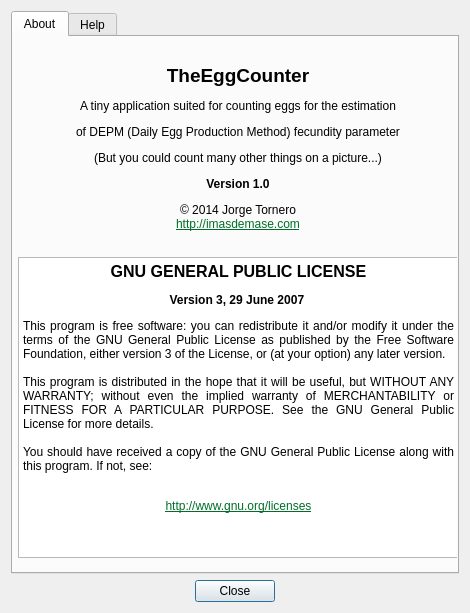
<?xml version="1.0" encoding="UTF-8"?>
<ui version="4.0">
 <author>Jorge Tornero, http://imasdemase.com</author>
 <class>aboutDialog</class>
 <widget class="QDialog" name="aboutDialog">
  <property name="windowModality">
   <enum>Qt::WindowModal</enum>
  </property>
  <property name="geometry">
   <rect>
    <x>0</x>
    <y>0</y>
    <width>470</width>
    <height>613</height>
   </rect>
  </property>
  <property name="windowTitle">
   <string>About TheEggCounter</string>
  </property>
  <layout class="QGridLayout" name="gridLayout">
   <item row="0" column="0">
    <widget class="QTabWidget" name="tabWidget">
     <property name="locale">
      <locale language="English" country="UnitedStates"/>
     </property>
     <property name="currentIndex">
      <number>0</number>
     </property>
     <widget class="QWidget" name="aboutTab">
      <attribute name="title">
       <string>About</string>
      </attribute>
      <widget class="QTextBrowser" name="licenseText">
       <property name="geometry">
        <rect>
         <x>5</x>
         <y>220</y>
         <width>441</width>
         <height>301</height>
        </rect>
       </property>
       <property name="documentTitle">
        <string>License</string>
       </property>
       <property name="html">
        <string>&lt;!DOCTYPE HTML PUBLIC &quot;-//W3C//DTD HTML 4.0//EN&quot; &quot;http://www.w3.org/TR/REC-html40/strict.dtd&quot;&gt;
&lt;html&gt;&lt;head&gt;&lt;meta name=&quot;qrichtext&quot; content=&quot;1&quot; /&gt;&lt;title&gt;License&lt;/title&gt;&lt;style type=&quot;text/css&quot;&gt;
p, li { white-space: pre-wrap; }
&lt;/style&gt;&lt;/head&gt;&lt;body style=&quot; font-family:'Ubuntu'; font-size:9pt; font-weight:400; font-style:normal;&quot;&gt;
&lt;p align=&quot;center&quot; style=&quot; margin-top:14px; margin-bottom:12px; margin-left:0px; margin-right:0px; -qt-block-indent:0; text-indent:0px;&quot;&gt;&lt;span style=&quot; font-family:'Sans Serif'; font-size:12pt; font-weight:600;&quot;&gt;GNU GENERAL PUBLIC LICENSE&lt;/span&gt;&lt;/p&gt;
&lt;p align=&quot;center&quot; style=&quot; margin-top:12px; margin-bottom:4px; margin-left:0px; margin-right:0px; -qt-block-indent:0; text-indent:0px;&quot;&gt;&lt;span style=&quot; font-family:'Sans Serif'; font-weight:600;&quot;&gt;Version 3, 29 June 2007&lt;/span&gt;&lt;span style=&quot; font-family:'Sans Serif';&quot;&gt; &lt;/span&gt;&lt;/p&gt;
&lt;p align=&quot;justify&quot; style=&quot; margin-top:12px; margin-bottom:12px; margin-left:0px; margin-right:0px; -qt-block-indent:0; text-indent:0px;&quot;&gt;&lt;span style=&quot; font-family:'Sans Serif';&quot;&gt;This program is free software: you can redistribute it and/or modify it under the terms of the GNU General Public License as published by the Free Software Foundation, either version 3 of the License, or (at your option) any later version.&lt;br /&gt;&lt;br /&gt;This program is distributed in the hope that it will be useful, but WITHOUT ANY WARRANTY; without even the implied warranty of MERCHANTABILITY or FITNESS FOR A PARTICULAR PURPOSE. See the GNU General Public License for more details.&lt;br /&gt;&lt;br /&gt;You should have received a copy of the GNU General Public License along with this program. If not, see:&lt;br /&gt;&lt;/span&gt;&lt;/p&gt;
&lt;p align=&quot;center&quot; style=&quot; margin-top:0px; margin-bottom:0px; margin-left:0px; margin-right:0px; -qt-block-indent:0; text-indent:0px;&quot;&gt;&lt;a href=&quot;http://www.gnu.org/licenses&quot;&gt;&lt;span style=&quot; font-family:'Sans Serif'; text-decoration: underline; color:#006e28;&quot;&gt;http://www.gnu.org/licenses&lt;/span&gt;&lt;/a&gt;&lt;/p&gt;
&lt;p style=&quot;-qt-paragraph-type:empty; margin-top:0px; margin-bottom:0px; margin-left:0px; margin-right:0px; -qt-block-indent:0; text-indent:0px; font-family:'Sans Serif';&quot;&gt;&lt;br /&gt;&lt;/p&gt;&lt;/body&gt;&lt;/html&gt;</string>
       </property>
      </widget>
      <widget class="QLabel" name="aboutLabel">
       <property name="geometry">
        <rect>
         <x>50</x>
         <y>10</y>
         <width>350</width>
         <height>201</height>
        </rect>
       </property>
       <property name="text">
        <string>&lt;html&gt;&lt;head/&gt;&lt;body&gt;&lt;p align=&quot;center&quot;&gt;&lt;span style=&quot; font-size:14pt; font-weight:600;&quot;&gt;TheEggCounter&lt;/span&gt;&lt;/p&gt;&lt;p align=&quot;center&quot;&gt;A tiny application suited for counting eggs for the estimation&lt;/p&gt;&lt;p align=&quot;center&quot;&gt;of DEPM (Daily Egg Production Method) fecundity parameter&lt;/p&gt;&lt;p align=&quot;center&quot;&gt;(But you could count many other things on a picture...)&lt;/p&gt;&lt;p align=&quot;center&quot;&gt;&lt;span style=&quot; font-size:medium; font-weight:600;&quot;&gt;Version 1.0&lt;/span&gt;&lt;/p&gt;&lt;p align=&quot;center&quot;&gt;© 2014 Jorge Tornero&lt;br/&gt;&lt;a href=&quot;http://imasdemase.com&quot;&gt;&lt;span style=&quot; text-decoration: underline; color:#006e28;&quot;&gt;http://imasdemase.com&lt;/span&gt;&lt;/a&gt;&lt;/p&gt;&lt;/body&gt;&lt;/html&gt;</string>
       </property>
      </widget>
     </widget>
     <widget class="QWidget" name="helpTab">
      <attribute name="title">
       <string>Help</string>
      </attribute>
      <widget class="QTextBrowser" name="textBrowser">
       <property name="geometry">
        <rect>
         <x>10</x>
         <y>10</y>
         <width>431</width>
         <height>520</height>
        </rect>
       </property>
       <property name="html">
        <string>&lt;!DOCTYPE HTML PUBLIC &quot;-//W3C//DTD HTML 4.0//EN&quot; &quot;http://www.w3.org/TR/REC-html40/strict.dtd&quot;&gt;
&lt;html&gt;&lt;head&gt;&lt;meta name=&quot;qrichtext&quot; content=&quot;1&quot; /&gt;&lt;style type=&quot;text/css&quot;&gt;
p, li { white-space: pre-wrap; }
&lt;/style&gt;&lt;/head&gt;&lt;body style=&quot; font-family:'Ubuntu'; font-size:9pt; font-weight:400; font-style:normal;&quot;&gt;
&lt;p align=&quot;center&quot; style=&quot; margin-top:0px; margin-bottom:0px; margin-left:0px; margin-right:0px; -qt-block-indent:0; text-indent:0px;&quot;&gt;&lt;span style=&quot; font-size:14pt; font-weight:600;&quot;&gt;The EggCounter&lt;/span&gt;&lt;/p&gt;
&lt;p align=&quot;center&quot; style=&quot; margin-top:0px; margin-bottom:0px; margin-left:0px; margin-right:0px; -qt-block-indent:0; text-indent:0px;&quot;&gt;&lt;span style=&quot; font-size:12pt;&quot;&gt;How-to&lt;/span&gt;&lt;/p&gt;
&lt;p style=&quot;-qt-paragraph-type:empty; margin-top:0px; margin-bottom:0px; margin-left:0px; margin-right:0px; -qt-block-indent:0; text-indent:0px;&quot;&gt;&lt;br /&gt;&lt;/p&gt;
&lt;p style=&quot; margin-top:0px; margin-bottom:0px; margin-left:0px; margin-right:0px; -qt-block-indent:0; text-indent:0px;&quot;&gt;To count eggs (or whatever) over a image with TheEggCounter, follow these simple steps:&lt;/p&gt;
&lt;p style=&quot;-qt-paragraph-type:empty; margin-top:0px; margin-bottom:0px; margin-left:0px; margin-right:0px; -qt-block-indent:0; text-indent:0px;&quot;&gt;&lt;br /&gt;&lt;/p&gt;
&lt;p style=&quot; margin-top:0px; margin-bottom:0px; margin-left:0px; margin-right:0px; -qt-block-indent:0; text-indent:0px;&quot;&gt;&lt;span style=&quot; font-weight:600;&quot;&gt;1. Load a image file for counting items on it&lt;/span&gt;, clicking on the button &lt;span style=&quot; font-style:italic;&quot;&gt;Load image&lt;/span&gt; or pressing Ctrl+L. It will load the image and fit it to TheEggCounter viewport height.&lt;/p&gt;
&lt;p style=&quot;-qt-paragraph-type:empty; margin-top:0px; margin-bottom:0px; margin-left:0px; margin-right:0px; -qt-block-indent:0; text-indent:0px;&quot;&gt;&lt;br /&gt;&lt;/p&gt;
&lt;p style=&quot; margin-top:0px; margin-bottom:0px; margin-left:0px; margin-right:0px; -qt-block-indent:0; text-indent:0px;&quot;&gt;&lt;span style=&quot; font-weight:600;&quot;&gt;You can scroll the image&lt;/span&gt; by using the scrollbar or just clicking Ctrl+Left/Right button to scroll the image in the desired direction, so the count can be done on the whole picture.&lt;/p&gt;
&lt;p style=&quot;-qt-paragraph-type:empty; margin-top:0px; margin-bottom:0px; margin-left:0px; margin-right:0px; -qt-block-indent:0; text-indent:0px;&quot;&gt;&lt;br /&gt;&lt;/p&gt;
&lt;p style=&quot; margin-top:0px; margin-bottom:0px; margin-left:0px; margin-right:0px; -qt-block-indent:0; text-indent:0px;&quot;&gt;&lt;span style=&quot; font-weight:600;&quot;&gt;2. Left click over an item to count it&lt;/span&gt; and place a marker over it, so you will not count it twice. Unless you want to do it, of course...&lt;/p&gt;
&lt;p style=&quot;-qt-paragraph-type:empty; margin-top:0px; margin-bottom:0px; margin-left:0px; margin-right:0px; -qt-block-indent:0; text-indent:0px;&quot;&gt;&lt;br /&gt;&lt;/p&gt;
&lt;p style=&quot; margin-top:0px; margin-bottom:0px; margin-left:0px; margin-right:0px; -qt-block-indent:0; text-indent:0px;&quot;&gt;&lt;span style=&quot; font-weight:600;&quot;&gt;3. Finish your count&lt;/span&gt; with the button &lt;span style=&quot; font-style:italic;&quot;&gt;Finish count&lt;/span&gt; or press Ctrl+F. It will save a copy of your image with the text &lt;span style=&quot; font-style:italic;&quot;&gt;_cntd&lt;/span&gt; appended to it. In addition, it will place a text into the new file with the number of objects counted in the middle of the upper side of your image. &lt;/p&gt;
&lt;p style=&quot;-qt-paragraph-type:empty; margin-top:0px; margin-bottom:0px; margin-left:0px; margin-right:0px; -qt-block-indent:0; text-indent:0px;&quot;&gt;&lt;br /&gt;&lt;/p&gt;
&lt;p style=&quot; margin-top:0px; margin-bottom:0px; margin-left:0px; margin-right:0px; -qt-block-indent:0; text-indent:0px;&quot;&gt;&lt;span style=&quot; font-weight:600;&quot;&gt;If you just want to record your count,&lt;/span&gt; you can override this behavior by just loading a new image as described in step 1.&lt;/p&gt;
&lt;p style=&quot;-qt-paragraph-type:empty; margin-top:0px; margin-bottom:0px; margin-left:0px; margin-right:0px; -qt-block-indent:0; text-indent:0px;&quot;&gt;&lt;br /&gt;&lt;/p&gt;
&lt;p style=&quot; margin-top:0px; margin-bottom:0px; margin-left:0px; margin-right:0px; -qt-block-indent:0; text-indent:0px;&quot;&gt;&lt;span style=&quot; font-weight:600;&quot;&gt;While counting,&lt;/span&gt; you can:&lt;/p&gt;
&lt;p style=&quot;-qt-paragraph-type:empty; margin-top:0px; margin-bottom:0px; margin-left:0px; margin-right:0px; -qt-block-indent:0; text-indent:0px;&quot;&gt;&lt;br /&gt;&lt;/p&gt;
&lt;p style=&quot; margin-top:0px; margin-bottom:0px; margin-left:0px; margin-right:0px; -qt-block-indent:0; text-indent:0px;&quot;&gt;&lt;span style=&quot; font-weight:600;&quot;&gt;- Remove any deployed marker&lt;/span&gt; clicking right mouse button over it, decreasing the count accordingly.&lt;/p&gt;
&lt;p style=&quot; margin-top:0px; margin-bottom:0px; margin-left:0px; margin-right:0px; -qt-block-indent:0; text-indent:0px;&quot;&gt;- &lt;span style=&quot; font-weight:600;&quot;&gt;Reset the count&lt;/span&gt;, removing all deployed markers, by clicking the button &lt;span style=&quot; font-style:italic;&quot;&gt;Reset count&lt;/span&gt; or pressing Ctrl+R&lt;/p&gt;
&lt;p style=&quot;-qt-paragraph-type:empty; margin-top:0px; margin-bottom:0px; margin-left:0px; margin-right:0px; -qt-block-indent:0; text-indent:0px;&quot;&gt;&lt;br /&gt;&lt;/p&gt;&lt;/body&gt;&lt;/html&gt;</string>
       </property>
      </widget>
     </widget>
    </widget>
   </item>
   <item row="1" column="0">
    <widget class="QDialogButtonBox" name="closeButton">
     <property name="standardButtons">
      <set>QDialogButtonBox::Close</set>
     </property>
     <property name="centerButtons">
      <bool>true</bool>
     </property>
    </widget>
   </item>
  </layout>
 </widget>
 <resources/>
 <connections>
  <connection>
   <sender>closeButton</sender>
   <signal>rejected()</signal>
   <receiver>aboutDialog</receiver>
   <slot>close()</slot>
   <hints>
    <hint type="sourcelabel">
     <x>182</x>
     <y>590</y>
    </hint>
    <hint type="destinationlabel">
     <x>330</x>
     <y>587</y>
    </hint>
   </hints>
  </connection>
 </connections>
</ui>
